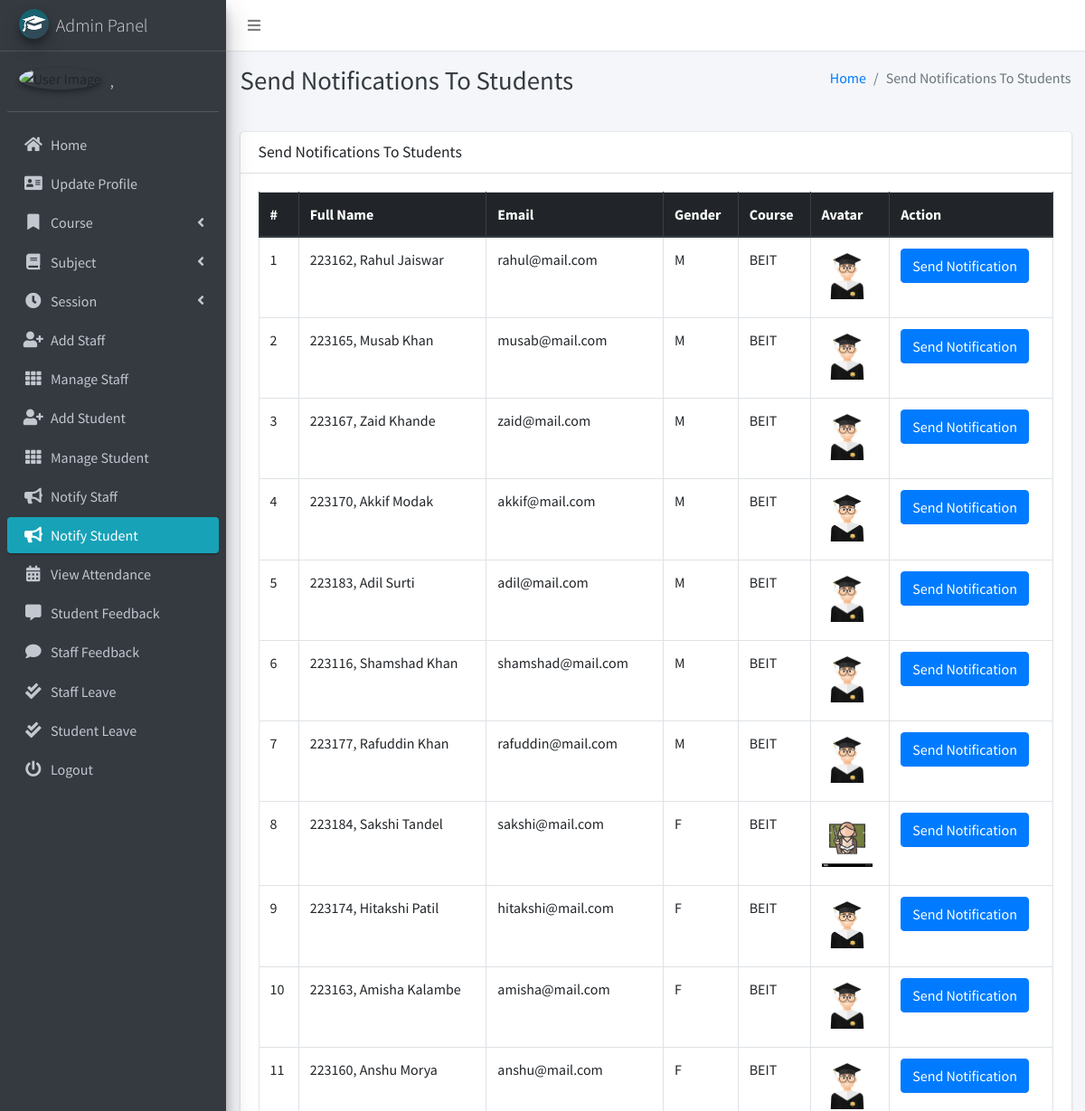
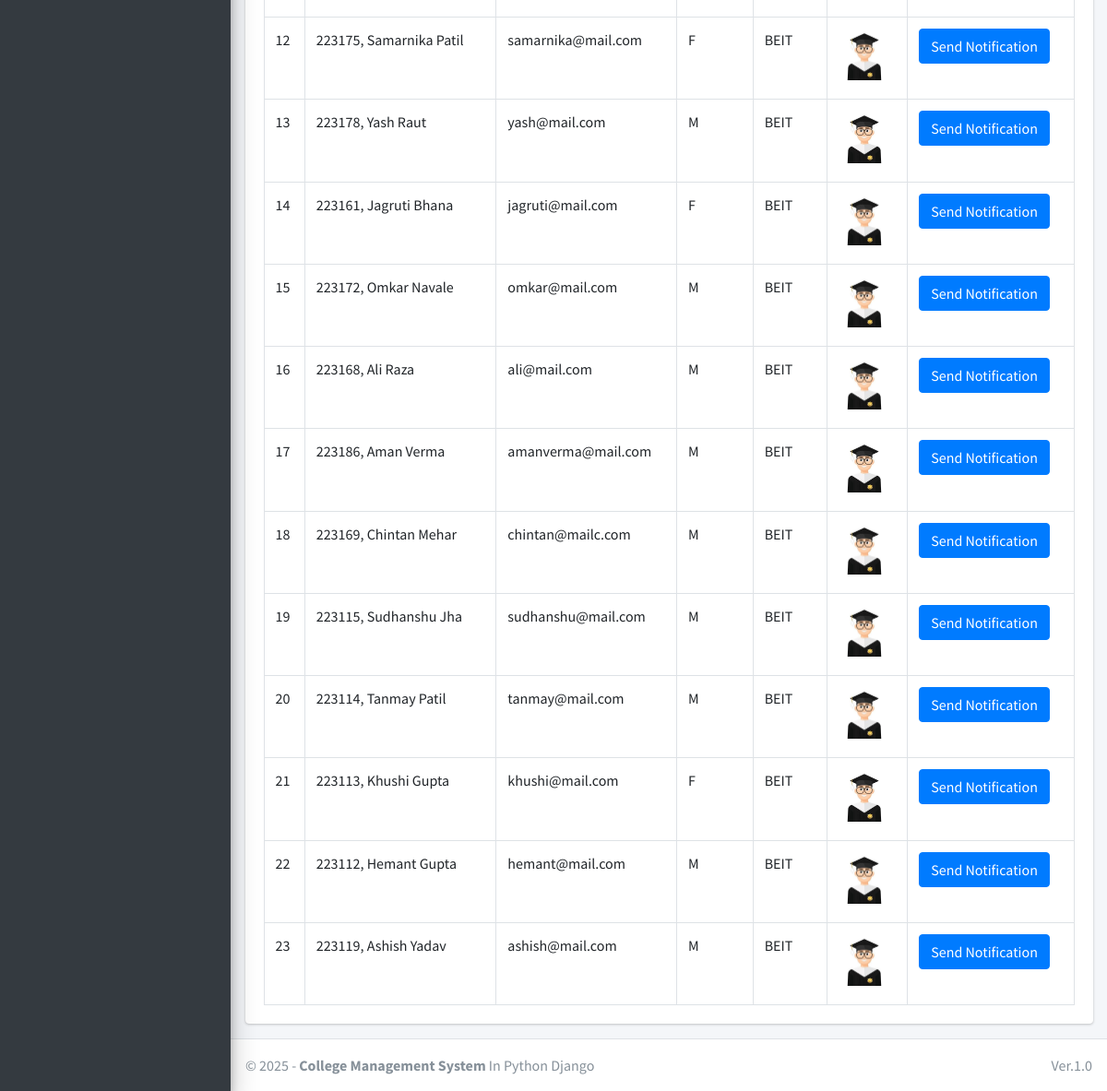
Page /admin_notify_student (signed in) on the committed database (2 pictures, top to bottom).
### main_app/models.py (models this page shows, shortened)
class CustomUser(AbstractUser):
    USER_TYPE = ((1, "HOD"), (2, "Staff"), (3, "Student"))
    GENDER = [("M", "Male"), ("F", "Female")]
    username = None  # Removed username, using email instead
    email = models.EmailField(unique=True)
    user_type = models.CharField(default=1, choices=USER_TYPE, max_length=1)
    gender = models.CharField(max_length=1, choices=GENDER)
    profile_pic = models.ImageField()
    address = models.TextField()
    fcm_token = models.TextField(default="")  # For firebase notifications
    created_at = models.DateTimeField(auto_now_add=True)
    updated_at = models.DateTimeField(auto_now=True)
    USERNAME_FIELD = "email"
    REQUIRED_FIELDS = []
    objects = CustomUserManager()
    def __str__(self):
        return self.last_name + ", " + self.first_name

class Student(models.Model):
    admin = models.OneToOneField(CustomUser, on_delete=models.CASCADE)
    course = models.ForeignKey(Course, on_delete=models.DO_NOTHING, null=True, blank=False)
    session = models.ForeignKey(Session, on_delete=models.DO_NOTHING, null=True)

class Course(models.Model):
    name = models.CharField(max_length=120)
    created_at = models.DateTimeField(auto_now_add=True)
    updated_at = models.DateTimeField(auto_now=True)

### main_app/hod_views.py (the view)
# urls.py: path("admin_notify_student", hod_views.admin_notify_student,
def admin_notify_student(request):
    student = CustomUser.objects.filter(user_type=3)
    context = {
        'page_title': "Send Notifications To Students",
        'students': student
    }
    return render(request, "hod_template/student_notification.html", context)

### main_app/templates/hod_template/student_notification.html (shortened to what this page needs)
{% extends 'main_app/base.html' %}
{% load static %}
{% block page_title %}{{page_title}}{% endblock page_title %}
{% block content %}
<section class="content">
    <div class="container-fluid">
        <div class="row">
            <div class="col-md-12">
                <div class="card">
                    <div class="card-header">
                        <h3 class="card-title">{{page_title}}</h3>
                    </div>
                    <div class="card-body">
                        <table id="example2" class="table table-bordered table-hover">
                            <thead class="thead-dark">
                                <tr>
                                    <th>#</th>
                                    <th>Full Name</th>
                                    <th>Email</th>
                                    <th>Gender</th>
                                    <th>Course</th>
                                    <th>Avatar</th>
                                    <th>Action</th>
                                </tr>
                            </thead>
                            <tbody>
                                {% for student in students %}
                                <tr>
                                    <td>{{ forloop.counter }}</td>
                                    <td>{{student.last_name}}, {{student.first_name}}</td>
                                    <td>{{student.email}}</td>
                                    <td>{{student.gender}}</td>
                                    <td>{{student.student.course.name}}</td>
                                    <td>
                                        {% if student.profile_pic == ""  %}
                                        No Image
                                        {% else %}
                                        <img class="img img-fluid mb-2" height="56" width="56"
                                            src="{{student.profile_pic}}" alt="">
                                        {% endif %}
                                    </td>
                                    <td><button data-toggle = "modal" data-target = "#myModal"class="btn btn-primary show_notification" value="{{student.id}}">Send Notification</button>
                                    </td>
                                </tr>
                                {% endfor %}
                            </tbody>
                        </table>
                    </div>
                </div>
            </div>
        </div>
    </div>
</section>
{% endblock content %}

### main_app/templates/main_app/base.html (shortened to what this page needs)
{% load static %}
<!DOCTYPE html>
<html>
<head>
    <link rel="stylesheet" href="{% static 'plugins/fontawesome-free/css/all.min.css'%} ">
    <link rel="stylesheet" href="https://code.ionicframework.com/ionicons/2.0.1/css/ionicons.min.css">
    <link rel="stylesheet"
        href="{% static 'plugins/tempusdominus-bootstrap-4/css/tempusdominus-bootstrap-4.min.css'%} ">
    <link rel="stylesheet" href="{% static 'plugins/icheck-bootstrap/icheck-bootstrap.min.css'%} ">
    <link rel="stylesheet" href="{% static 'dist/css/adminlte.min.css'%} ">
    <link rel="stylesheet" href="{% static 'plugins/overlayScrollbars/css/OverlayScrollbars.min.css'%} ">
    <link rel="stylesheet" href="{% static 'plugins/daterangepicker/daterangepicker.css'%} ">
</head>
<body class="hold-transition sidebar-mini layout-fixed">
    <div class="wrapper">
        <nav class="main-header navbar navbar-expand navbar-white navbar-light">
            <ul class="navbar-nav">
                <li class="nav-item">
                    <a class="nav-link" data-widget="pushmenu" href="#"><i class="fas fa-bars"></i></a>
                </li>
            </ul>
        </nav>
        {% include "main_app/sidebar_template.html" with user=user %}
        <div class="content-wrapper">
            <div class="content-header">
                <div class="container-fluid">
                    <div class="row mb-2">
                        <div class="col-sm-6">
                            <h1 class="m-0 text-dark">{% block page_title %}{% endblock page_title %}</h1>
                        </div>
                        <div class="col-sm-6">
                            <ol class="breadcrumb float-sm-right">
                                <li class="breadcrumb-item"><a href="#">Home</a></li>
                                <li class="breadcrumb-item active">{{ page_title }}</li>
                            </ol>
                        </div>
                    </div>
                </div>
            </div>
<section class="content">
    <div class="container-fluid">
        <div class="row">
            <div class="col-md-12">
            </div></div></div></section>
            {% block content %}
            {% endblock content %}
        </div>
        {% include "main_app/footer.html" %}
    </div>
</body>
</html>

### main_app/templates/main_app/sidebar_template.html (shortened to what this page needs)
{% load static %}
<aside class="main-sidebar sidebar-dark-info elevation-4">
    {% if request.user.user_type == '1' %}
    <a href="{% url 'admin_home' %}" class="brand-link">
        <img src="{% static 'dist/img/cmsl.png' %} " alt="AdminLTE Logo"
            class="brand-image img-circle elevation-3" >
        <span class="brand-text font-weight-light">Admin Panel</span>
    </a>
    <div class="sidebar">
        <div class="user-panel mt-3 pb-3 mb-3 d-flex">
            <div class="image">
                <img src="{{ request.user.profile_pic}}" class="img-circle elevation-2" alt="User Image">
            </div>
            <div class="info">
                <a href="#" class="d-block">{{user}}</a>
            </div>
        </div>
        <nav class="mt-2">
            <ul class="nav nav-pills nav-sidebar flex-column" data-widget="treeview" role="menu" data-accordion="false">
                <li class="nav-item">
                    {% url 'admin_home' as admin_home %}
                    <a href="{{admin_home}}" class="nav-link {% if admin_home == request.path %} active {% endif %}">
                        <i class="nav-icon fas fa-home"></i>
                        <p>
                            Home
                        </p>
                    </a>
                </li>
                <li class="nav-item">
                    {% url 'admin_view_profile' as admin_view_profile %}
                    <a href="{{admin_view_profile}}"
                        class="nav-link {% if admin_view_profile == request.path %} active {% endif %}">
                        <i class="nav-icon fas fa-address-card"></i>
                        <p>
                            Update Profile
                        </p>
                    </a>
                </li>
                <li class="nav-item has-treeview">
                    <a href="#" class="nav-link">
                        <i class="nav-icon fas fa-bookmark"></i>
                        <p>
                            Course
                            <i class="fas fa-angle-left right"></i>
                        </p>
                    </a>
                </li>
                <li class="nav-item has-treeview">
                    <a href="#" class="nav-link">
                        <i class="nav-icon fas fa-book"></i>
                        <p>
                            Subject
                            <i class="fas fa-angle-left right"></i>
                        </p>
                    </a>
                </li>
                <li class="nav-item has-treeview">
                    <a href="#" class="nav-link">
                        <i class="nav-icon fas fa-clock"></i>
                        <p>
                            Session
                            <i class="fas fa-angle-left right"></i>
                        </p>
                    </a>
                </li>
                <li class="nav-item">
                    {% url 'add_staff' as add_staff %}
                    <a href="{{add_staff}}" class="nav-link {% if add_staff == request.path %} active {% endif %}">
                        <i class="nav-icon fas fa-user-plus"></i>
                        <p>
                            Add Staff
                        </p>
                    </a>
                </li>
                <li class="nav-item">
                    {% url 'manage_staff' as manage_staff %}
                    {% url 'edit_staff' staff_id as edit_staff %}
                    <a href="{{manage_staff}}"
                        class="nav-link {% if manage_staff == request.path or request.path == edit_staff %} active {% endif %}">
                        <i class="nav-icon fas fa-th"></i>
                        <p>
                            Manage Staff
                        </p>
                    </a>
                </li>
                <li class="nav-item">
                    {% url 'add_student' as add_student%}
                    <a href="{{add_student}}" class="nav-link  {% if add_student == request.path %} active {% endif %}">
                        <i class="nav-icon fas fa-user-plus"></i>
                        <p>
                            Add Student
                        </p>
                    </a>
                </li>
                <li class="nav-item">
                    {% url 'manage_student' as manage_student %}
                    {% url 'edit_student' student_id as edit_student %}
                    <a href="{{manage_student}}"
                        class="nav-link  {% if edit_student == request.path or manage_student == request.path %} active {% endif %}">
                        <i class="nav-icon fas fa-th"></i>
                        <p>
                            Manage Student
                        </p>
                    </a>
                </li>
                <li class="nav-item">
                    {% url 'admin_notify_staff' as admin_notify_staff %}
                    <a href="{{admin_notify_staff}}"
                        class="nav-link {% if admin_notify_staff == request.path %} active {% endif %}">
                        <i class="nav-icon fas fa-bullhorn"></i>
                        <p>
                            Notify Staff
                        </p>
                    </a>
                </li>
                <li class="nav-item">
                    {% url 'admin_notify_student' as admin_notify_student %}
                    <a href="{{admin_notify_student}}"
                        class="nav-link {% if admin_notify_student == request.path %} active {% endif %}">
                        <i class="nav-icon fas fa-bullhorn"></i>
                        <p>
                            Notify Student
                        </p>
                    </a>
                </li>
                <li class="nav-item">
                    {% url 'admin_view_attendance' as admin_view_attendance %}
                <li class="nav-item">
                    <a href="{{admin_view_attendance}}"
                        class="nav-link  {% if admin_view_attendance == request.path %} active {% endif %}">
                        <i class="nav-icon fas fa-calendar-alt"></i>
                        <p>
                            View Attendance
                        </p>
                    </a>
                </li>
                <li class="nav-item">
                    {% url 'student_feedback_message' as student_feedback_message %}
                    <a href="{{ student_feedback_message }}"
                        class="nav-link  {% if student_feedback_message == request.path %} active {% endif %}">
                        <i class="nav-icon fas fa-comment-alt"></i>
                        <p>
                            Student Feedback
                        </p>
                    </a>
                </li>
                <li class="nav-item">
                    {% url 'staff_feedback_message' as staff_feedback_message %}
                    <a href="{{staff_feedback_message}}"
                        class="nav-link   {% if staff_feedback_message == request.path %} active {% endif %}">
                        <i class="nav-icon fas fa-comment"></i>
                        <p>
                            Staff Feedback
                        </p>
                    </a>
                </li>
                <li class="nav-item">
                    {% url 'view_staff_leave' as view_staff_leave %}
                    <a href="{{view_staff_leave}}"
                        class="nav-link  {% if view_staff_leave == request.path %} active {% endif %}">
                        <i class="nav-icon fas fa-check-double"></i>
                        <p>
                            Staff Leave
                        </p>
                    </a>
                </li>
                <li class="nav-item">
                    {% url 'view_student_leave' as view_student_leave %}
                    <a href="{% url 'view_student_leave' %}"
                        class="nav-link  {% if view_student_leave == request.path %} active {% endif %}">
                        <i class="nav-icon fas fa-check-double"></i>
                        <p>
                            Student Leave
                        </p>
                    </a>
                </li>
                                        {% endif %}
                                        <li class="nav-item">
                                            <a href="{% url 'user_logout' %}"
                                                onclick="return confirm('Your session would be terminated.\n\nProceed?')"
                                                class="nav-link">
                                                <i class="nav-icon fas fa-power-off"></i>
                                                <p>
                                                    Logout
                                                </p>
                                            </a>
                                        </li>
                                    </ul>
                                </nav>
                            </div>
</aside>

### main_app/templates/main_app/footer.html
<footer class="main-footer">
    &copy; {% now "Y" %} - <strong>College Management System</strong>
    In Python Django
    <div class="float-right d-none d-sm-inline-block">
       Ver.1.0
    </div>
</footer>

### rows in the picture
CustomUser: last_name+first_name ","
CustomUser: last_name "223162", first_name "Rahul Jaiswar", email "rahul@mail.com", gender "M", student.course.name "BEIT", profile_pic (picture)
CustomUser: last_name "223165", first_name "Musab Khan", email "musab@mail.com", gender "M", student.course.name "BEIT", profile_pic (picture)
CustomUser: last_name "223167", first_name "Zaid Khande", email "zaid@mail.com", gender "M", student.course.name "BEIT", profile_pic (picture)
CustomUser: last_name "223170", first_name "Akkif Modak", email "akkif@mail.com", gender "M", student.course.name "BEIT", profile_pic (picture)
CustomUser: last_name "223183", first_name "Adil Surti", email "adil@mail.com", gender "M", student.course.name "BEIT", profile_pic (picture)
CustomUser: last_name "223116", first_name "Shamshad Khan", email "shamshad@mail.com", gender "M", student.course.name "BEIT", profile_pic (picture)
CustomUser: last_name "223177", first_name "Rafuddin Khan", email "rafuddin@mail.com", gender "M", student.course.name "BEIT", profile_pic (picture)
CustomUser: last_name "223184", first_name "Sakshi Tandel", email "sakshi@mail.com", gender "F", student.course.name "BEIT", profile_pic (picture)
CustomUser: last_name "223174", first_name "Hitakshi Patil", email "hitakshi@mail.com", gender "F", student.course.name "BEIT", profile_pic (picture)
CustomUser: last_name "223163", first_name "Amisha Kalambe", email "amisha@mail.com", gender "F", student.course.name "BEIT", profile_pic (picture)
CustomUser: last_name "223160", first_name "Anshu Morya", email "anshu@mail.com", gender "F", student.course.name "BEIT", profile_pic (picture)
CustomUser: last_name "223175", first_name "Samarnika Patil", email "samarnika@mail.com", gender "F", student.course.name "BEIT", profile_pic (picture)
CustomUser: last_name "223178", first_name "Yash Raut", email "yash@mail.com", gender "M", student.course.name "BEIT", profile_pic (picture)
CustomUser: last_name "223161", first_name "Jagruti Bhana", email "jagruti@mail.com", gender "F", student.course.name "BEIT", profile_pic (picture)
CustomUser: last_name "223172", first_name "Omkar Navale", email "omkar@mail.com", gender "M", student.course.name "BEIT", profile_pic (picture)
CustomUser: last_name "223168", first_name "Ali Raza", email "ali@mail.com", gender "M", student.course.name "BEIT", profile_pic (picture)
CustomUser: last_name "223186", first_name "Aman Verma", email "amanverma@mail.com", gender "M", student.course.name "BEIT", profile_pic (picture)
CustomUser: last_name "223169", first_name "Chintan Mehar", email "chintan@mailc.com", gender "M", student.course.name "BEIT", profile_pic (picture)
CustomUser: last_name "223115", first_name "Sudhanshu Jha", email "sudhanshu@mail.com", gender "M", student.course.name "BEIT", profile_pic (picture)
CustomUser: last_name "223114", first_name "Tanmay Patil", email "tanmay@mail.com", gender "M", student.course.name "BEIT", profile_pic (picture)
CustomUser: last_name "223113", first_name "Khushi Gupta", email "khushi@mail.com", gender "F", student.course.name "BEIT", profile_pic (picture)
CustomUser: last_name "223112", first_name "Hemant Gupta", email "hemant@mail.com", gender "M", student.course.name "BEIT", profile_pic (picture)
CustomUser: last_name "223119", first_name "Ashish Yadav", email "ashish@mail.com", gender "M", student.course.name "BEIT", profile_pic (picture)

### other values in the picture
{{ page_title }} "Send Notifications To Students"
